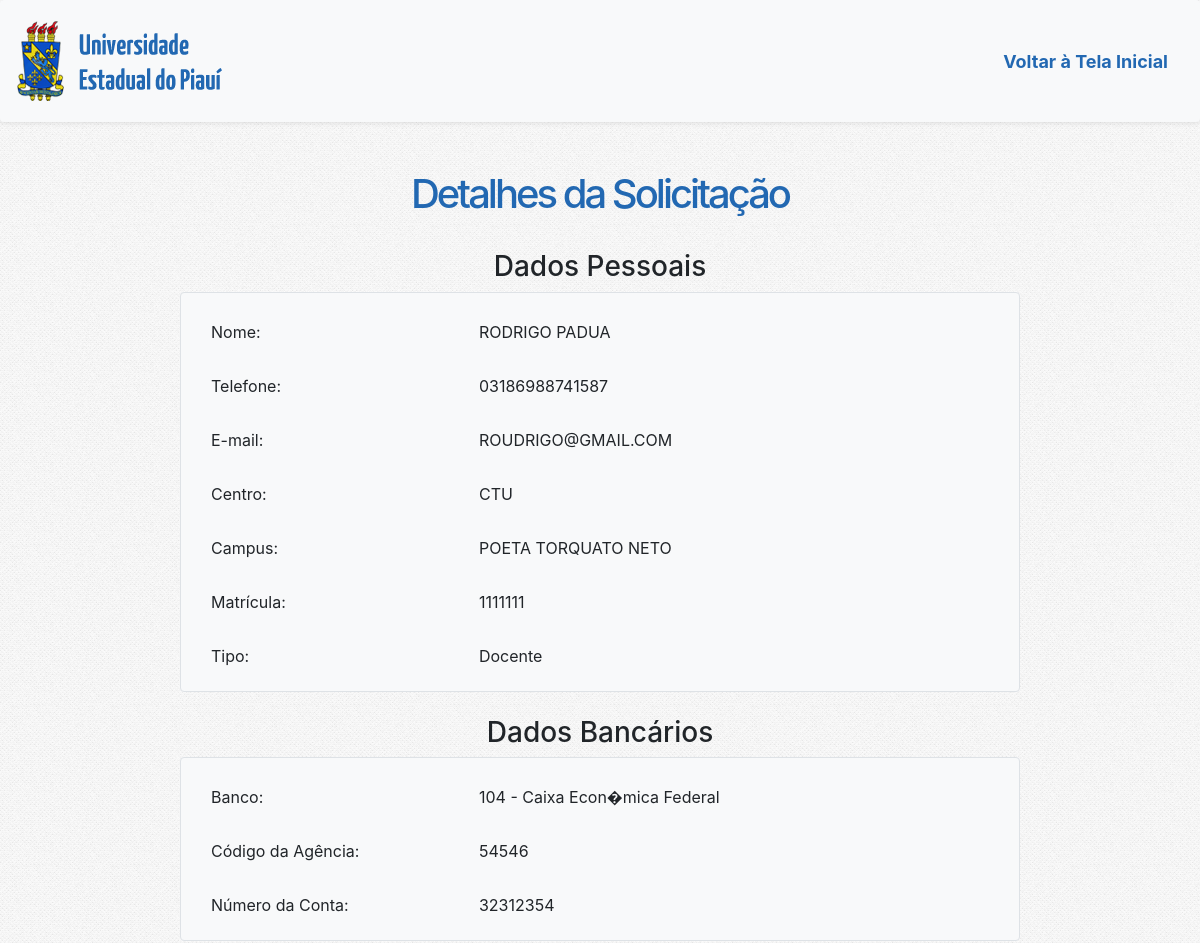
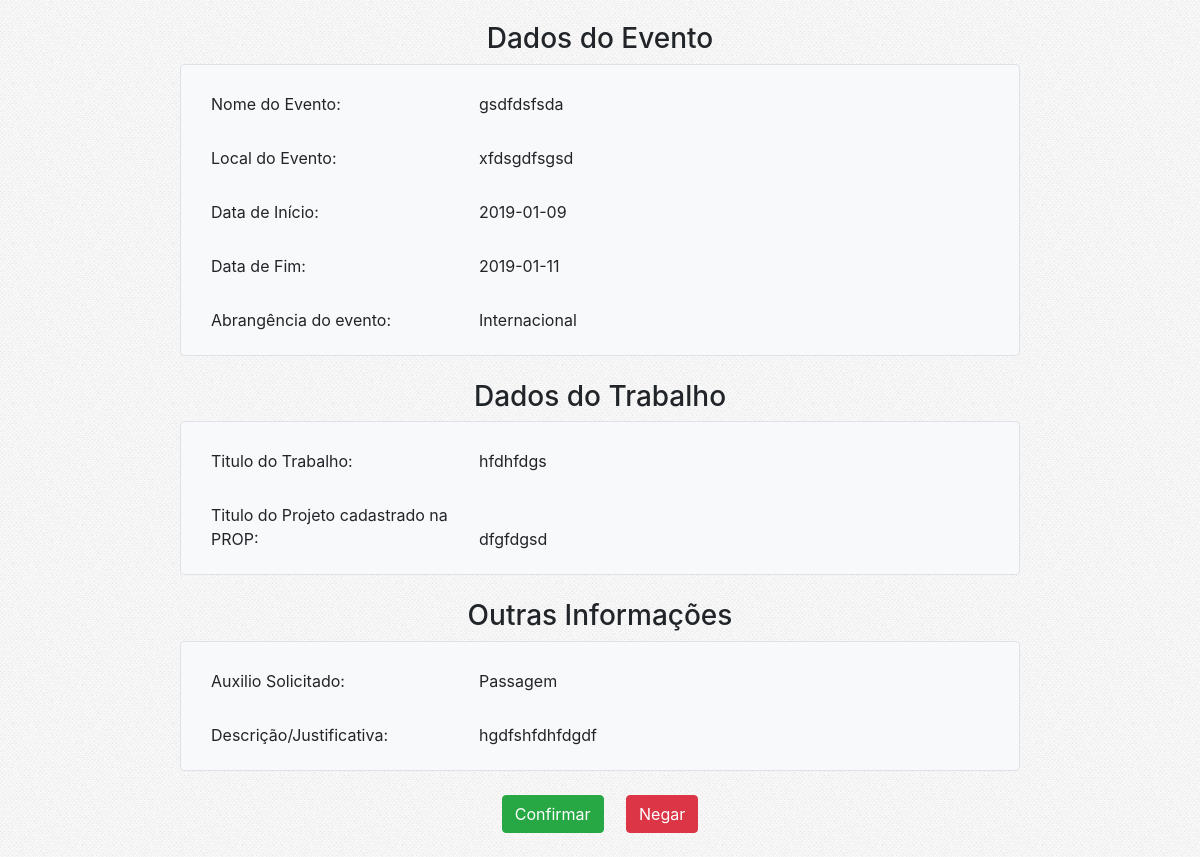
Screenshot of /detalhe_solicitacao.php?id=8 with the database file from the repository (2 pictures, top to bottom).
### tables this page shows
CREATE TABLE `CADASTRADOS` (
  `NOME` varchar(70) NOT NULL,
  `TELEFONE` varchar(14) DEFAULT NULL,
  `EMAIL` varchar(70) DEFAULT NULL,
  `CENTRO` varchar(40) DEFAULT NULL,
  `CAMPUS` varchar(40) NOT NULL,
  `MATRICULA` int(10) NOT NULL,
  `SENHA` varchar(30) NOT NULL,
  `TIPO` varchar(1) NOT NULL,
  `QTD_SOLICITACAO` int(2) NOT NULL DEFAULT '0',
  `QTD_SOLICITACAO_CONFIRMADA` int(2) NOT NULL DEFAULT '0'
);

CREATE TABLE `SOLICITACAO` (
  `COD_SOLICITACAO` int(11) NOT NULL,
  `MAT_SOLICITANTE` varchar(10) DEFAULT NULL,
  `NOME_EVENTO` varchar(50) DEFAULT NULL,
  `ABRANGENCIA` varchar(15) DEFAULT NULL,
  `TITULO_TRABALHO` varchar(100) DEFAULT NULL,
  `TITULO_PROJETO` varchar(100) DEFAULT NULL,
  `AUXILIO` char(1) DEFAULT NULL,
  `TIPO_AUXILIO` varchar(20) DEFAULT NULL,
  `DESCRICAO` varchar(350) DEFAULT NULL,
  `COD_AGENCIA` varchar(60) NOT NULL,
  `ANOS_AUXILIO` int(2) NOT NULL,
  `NUM_CONTA` varchar(15) DEFAULT NULL,
  `COD_NOME_BANCO` varchar(60) DEFAULT NULL,
  `LOCAL_EVENTO` varchar(50) DEFAULT NULL,
  `INICIO_EVENTO` varchar(10) DEFAULT NULL,
  `FIM_EVENTO` varchar(10) DEFAULT NULL,
  `PONTUACAO` int(11) NOT NULL DEFAULT '0',
  `VALIDACAO` varchar(25) NOT NULL DEFAULT 'Em Avaliacao: PROP',
  `JUSTIFICATIVA` varchar(350) DEFAULT NULL,
  `COD_PONTUACAO` int(11) DEFAULT NULL
);

### detalhe_solicitacao.php (the view, shortened to what this page needs)
<!DOCTYPE html>
<html>
<head>
	<?php
		include_once "cabecalho_prop.php";
	?>
</head>
<body>
	<?php
		$sql_dados = mysqli_query($conexao,"SELECT * FROM SOLICITACAO WHERE COD_SOLICITACAO = '$_GET[id]'");
		$sql_array = mysqli_fetch_array($sql_dados);
		$sql_dados_solicitante = mysqli_query($conexao,"SELECT * FROM CADASTRADOS WHERE MATRICULA = '$sql_array[MAT_SOLICITANTE]'");
		$sql_array_solicitante = mysqli_fetch_array($sql_dados_solicitante);
	?>
	<center>
		<h1 id="titulo_principal">Detalhes da Solicitação</h1>
		<br>
		<h3>Dados Pessoais</h3>
		<fieldset id="dados_solicitacao" class="border bg-light rounded">
			<div class="form-group col-md-10">
				<label class="col-sm-5 col-form-label">Nome:</label>
		  		<?php echo $sql_array_solicitante["NOME"]; ?>
		  	</div>
	  		<div class="form-group col-md-10">
				<label class="col-sm-5 col-form-label">Telefone: </label>
	  			<?php echo $sql_array_solicitante["TELEFONE"]; ?>
	  		</div>
	  		<div class="form-group col-md-10">
	  			<label class="col-sm-5 col-form-label">E-mail: </label>
	  			<?php echo $sql_array_solicitante["EMAIL"]; ?>
	  		</div>
	  		<div class="form-group col-md-10">
	  			<label class="col-sm-5 col-form-label">Centro: </label>
	  			<?php echo $sql_array_solicitante["CENTRO"]; ?>
			</div>
	  			<div class="form-group col-md-10">
	  				<label class="col-sm-5 col-form-label">Campus: </label>
	  				<?php echo $sql_array_solicitante["CAMPUS"]; ?>
				</div>
	  			<div class="form-group col-md-10">
	  				<label class="col-sm-5 col-form-label">Matrícula: </label>
	  				<?php echo $sql_array_solicitante["MATRICULA"]; ?>
				</div>
				<div class="form-group col-md-10">
		  			<label class="col-sm-5 col-form-label">Tipo: </label>
		  			<?php
		  				if ($sql_array_solicitante["TIPO"] == 'D'){
		  					echo "Docente";
		  				}
		  			?>
		  		</div>
			</fieldset>
			<br>
			<h3>Dados Bancários</h3>
			<fieldset id="dados_solicitacao" class="border bg-light rounded">
				<div class="form-group col-md-10">
			      <label for="inputState" class="col-sm-5 col-form-label">Banco:</label>
			      <?php echo $sql_array["COD_NOME_BANCO"] ?>
			    </div>
				<div class="form-group col-md-10">
				    <label for="inputCodigoAgencia" class="col-sm-5 col-form-label">Código da Agência: </label>
				    <?php echo $sql_array["COD_AGENCIA"] ?>
				</div>
				<div class="form-group col-md-10">
				    <label for="inputNumConta" class="col-sm-5 col-form-label">Número da Conta: </label>
				    <?php echo $sql_array["NUM_CONTA"] ?>
				</div>
			</fieldset>
			<br>
			<h3>Dados do Evento</h3>
			<fieldset id="dados_solicitacao" class="border bg-light rounded">
				<div class="form-group col-md-10">
				    <label for="inputNomeEvento" class="col-sm-5 col-form-label">Nome do Evento: </label>
				    <?php echo $sql_array["NOME_EVENTO"] ?>
				</div>
				<div class="form-group col-md-10">
				    <label for="inputLocalEvento" class="col-sm-5 col-form-label">Local do Evento: </label>
				    <?php echo $sql_array["LOCAL_EVENTO"] ?>
				</div>
	  			<div class="form-group col-md-10">
				    <label for="inputDataInicioEvento" class="col-sm-5 col-form-label">Data de Início: </label>
				    <?php echo $sql_array["INICIO_EVENTO"] ?>
				</div>
	  			<div class="form-group col-md-10">
				    <label for="inputDataFimEvento" class="col-sm-5 col-form-label">Data de Fim: </label>
				    <?php echo $sql_array["FIM_EVENTO"] ?>
				</div>
				<div class="form-group col-md-10">
				    <label for="inputAbrangenciaDoEvento" class="col-sm-5 col-form-label">Abrangência do evento: </label>
				    <?php echo $sql_array["ABRANGENCIA"] ?>
				</div>
			</fieldset>
			<br>
			<h3>Dados do Trabalho</h3>
			<fieldset id="dados_solicitacao" class="border bg-light rounded">
				<div class="form-group col-md-10">
				    <label for="inputTituloDoTrabalho" class="col-sm-5 col-form-label">Titulo do Trabalho: </label>
				    <?php echo $sql_array["TITULO_TRABALHO"] ?>
				</div>
				<div class="form-group col-md-10">
				    <label for="inputTituloDoTrabalhoCadastradoProp" class="col-sm-5 col-form-label">Titulo do Projeto cadastrado na PROP: </label>
				    <?php echo $sql_array["TITULO_PROJETO"] ?>
				</div>
			</fieldset>
			<br>
			<h3>Outras Informações</h3>
			<fieldset id="dados_solicitacao" class="border bg-light rounded">
				<div class="form-group col-md-10">
					<label for="inputAuxilioSolicitado" class="col-sm-5 col-form-label">Auxilio Solicitado: </label>
					<?php echo $sql_array["TIPO_AUXILIO"] ?>
		  		</div>
	  			<div class="form-group col-md-10">
				  <label for="exampleFormControlTextarea1" class="col-sm-5 col-form-label">Descrição/Justificativa: </label>
				  <?php echo $sql_array["DESCRICAO"] ?>
				</div>
			</fieldset>
			<br>
			<a hole="button" class="btn btn-success" href="confirma.php?id=<?php echo $sql_array['COD_SOLICITACAO']?>">Confirmar</a>
			<a hole="button" class="btn btn-danger" href="justificativa.php?id=<?php echo $sql_array['COD_SOLICITACAO']?>">Negar</a>
			<br>
			<br>
	</center>
</body>
</html>

### css/style.css (style rules this page uses)
h1#titulo_principal { letter-spacing: -3px; color: #2268B2; }
fieldset#dados_solicitacao { width: 70%; padding-top: 20px; text-align: left; }

### rows the page displays
cadastrados: NOME "RODRIGO PADUA", TELEFONE "03186988741587", EMAIL "ROUDRIGO@GMAIL.COM", CENTRO "CTU", CAMPUS "POETA TORQUATO NETO", MATRICULA "1111111"
solicitacao: COD_NOME_BANCO "104 - Caixa Econ�mica Federal", COD_AGENCIA "54546", NUM_CONTA "32312354", NOME_EVENTO "gsdfdsfsda", LOCAL_EVENTO "xfdsgdfsgsd", INICIO_EVENTO "2019-01-09", FIM_EVENTO "2019-01-11", ABRANGENCIA "Internacional", TITULO_TRABALHO "hfdhfdgs", TITULO_PROJETO "dfgfdgsd", TIPO_AUXILIO "Passagem", DESCRICAO "hgdfshfdhfdgdf"
